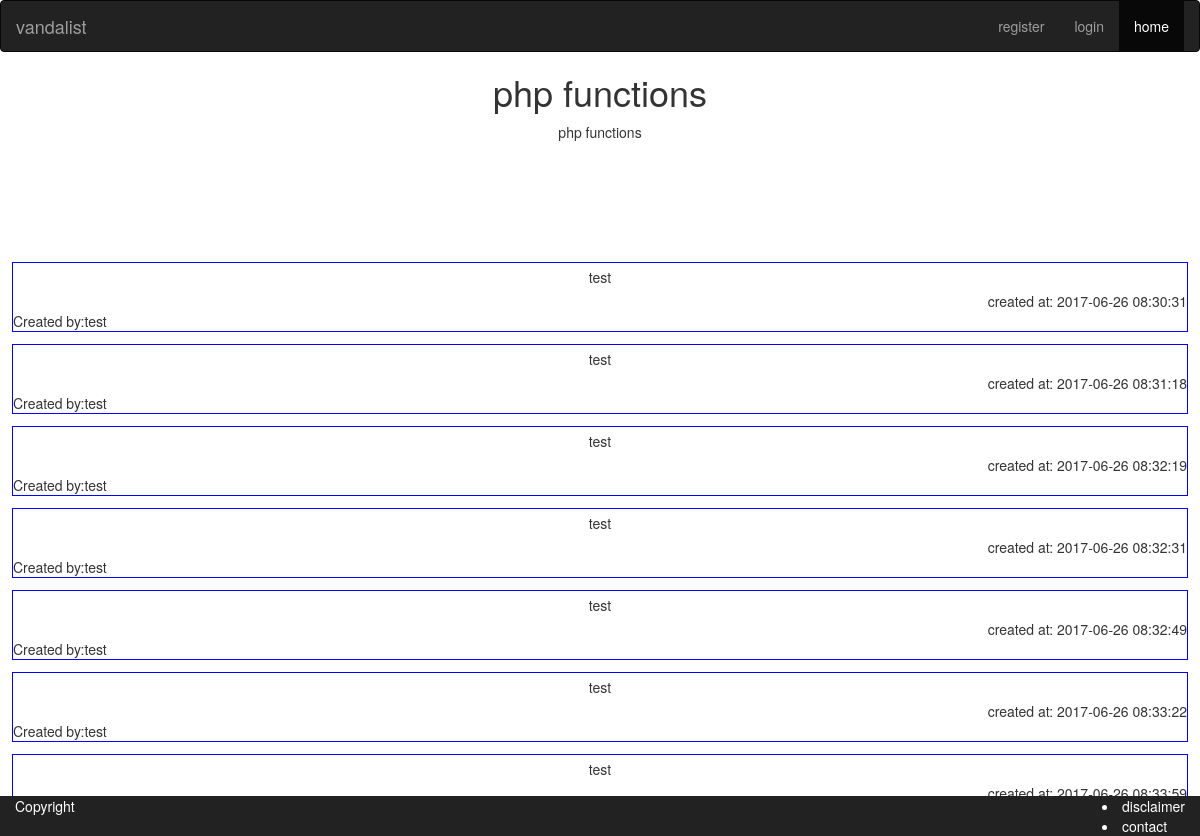
Page /app/topics/comment.php?id=5&subject=php functions on the committed database.
### tables this page shows
CREATE TABLE `topics` (
  `id` int(11) UNSIGNED NOT NULL,
  `subject` varchar(32) NOT NULL,
  `description` text NOT NULL,
  `created_at` timestamp NOT NULL DEFAULT CURRENT_TIMESTAMP,
  `updated_at` timestamp NULL DEFAULT NULL,
  `user_id` int(10) UNSIGNED NOT NULL,
  `theme_id` int(10) UNSIGNED NOT NULL
);

CREATE TABLE `replies` (
  `id` int(10) UNSIGNED NOT NULL,
  `content` longtext NOT NULL,
  `created_at` timestamp NOT NULL DEFAULT CURRENT_TIMESTAMP,
  `updated_at` timestamp NULL DEFAULT NULL,
  `user_id` int(10) UNSIGNED NOT NULL,
  `topic_id` int(10) UNSIGNED NOT NULL
);

CREATE TABLE `users` (
  `id` int(11) UNSIGNED NOT NULL,
  `username` varchar(32) NOT NULL,
  `password` varchar(255) NOT NULL,
  `email` varchar(255) NOT NULL,
  `created_at` timestamp NOT NULL DEFAULT CURRENT_TIMESTAMP,
  `updated_at` timestamp NULL DEFAULT NULL,
  `role` tinyint(4) NOT NULL DEFAULT '0',
  `first_name` varchar(32) NOT NULL,
  `last_name` varchar(32) NOT NULL,
  `date_of_birth` date NOT NULL
);

### app/database/database.php (called while the page is built, shortened)
<?php
$db = null;
$db_statement = null;
function dbQuery($sql, $params = [])
{
    global $db, $db_statement;
    try {
        $db_statement = $db->prepare($sql);
        $db_statement->execute($params);
    } catch(PDOException $error) {
        return false;
    }
    return true;
}
function dbGetRows()
{
    global $db_statement;
    if ($db_statement)
        return $db_statement->fetchAll();
    return null;
}
function dbGetRow()
{
    global $db_statement;
    if($db_statement)
        return $db_statement->fetch();
    return null;
}

### app/topics/comment.php (the view, shortened to what this page needs)
<?php
include_once('../template/head.php');
include_once('../template/navbar.php');
include('../database/database.php');
$topic_id = $_GET['id'];
$topic_subject = '';
if(!isset($_GET['subject'])) {
    if(dbQuery('SELECT * FROM topics WHERE id = :id', [ ':id' => $topic_id])) {
        $topic = dbGetRow();
        $topic_subject = $topic['subject'];
    } else {
        header('Location: ' . url(''));
        exit(0);
    }
} else {
    $topic_subject = $_GET['subject'];
}
dbQuery('SELECT * FROM topics WHERE id = :id', [ ':id' => $topic_id]);
$topic=dbGetRow();
$topic_subj= $topic['subject'];
$sql = "SELECT users.username as username,
               replies.content as content,
               replies.created_at as reply_created
        FROM topics
        INNER JOIN users ON users.id = topics.user_id
        INNER JOIN replies ON replies.topic_id = topics.id
        WHERE replies.topic_id = :id";
dbQuery($sql, [ ':id' => $topic_id]);
$replies = dbGetRows();
?>
    <section id="topicsubject">
        <span class="topic"><h1><?= $topic_subject ?> </h1></span>
        <section class="topicinfo"><?= $topic_subj?></section>
    </section>
<div class="comment_container">
<?php foreach ($replies as $reply):?>
            <section id="comment">
            <section class="description"><?=$reply['content'];?></section>
            <section class="created">created at: <?=$reply['reply_created'];?></section>
            <section class="user_id">Created by:<?= $reply['username']?> </section>
            </section>
<?php endforeach ?>
</div>
<?php include_once('../template/foot.php');

### css/index.css (style rules this page uses)
.description { text-align: center; padding: 4px; }
.created { text-align: right; }
.topic { text-align: center; }
.comment_container { margin-top:10%; }
#comment { margin:1%; border: 1px solid blue; }
.topicinfo { text-align: center; }

### rows in the picture
topics: subject "php functions"
replies: content "test", created_at "2017-06-26 08:30:31", user.username "test"
replies: content "test", created_at "2017-06-26 08:31:18", user.username "test"
replies: content "test", created_at "2017-06-26 08:32:19", user.username "test"
replies: content "test", created_at "2017-06-26 08:32:31", user.username "test"
replies: content "test", created_at "2017-06-26 08:32:49", user.username "test"
replies: content "test", created_at "2017-06-26 08:33:22", user.username "test"
replies: content "test", created_at "2017-06-26 08:33:59"

### other values in the picture
$topic_subject "php functions"
